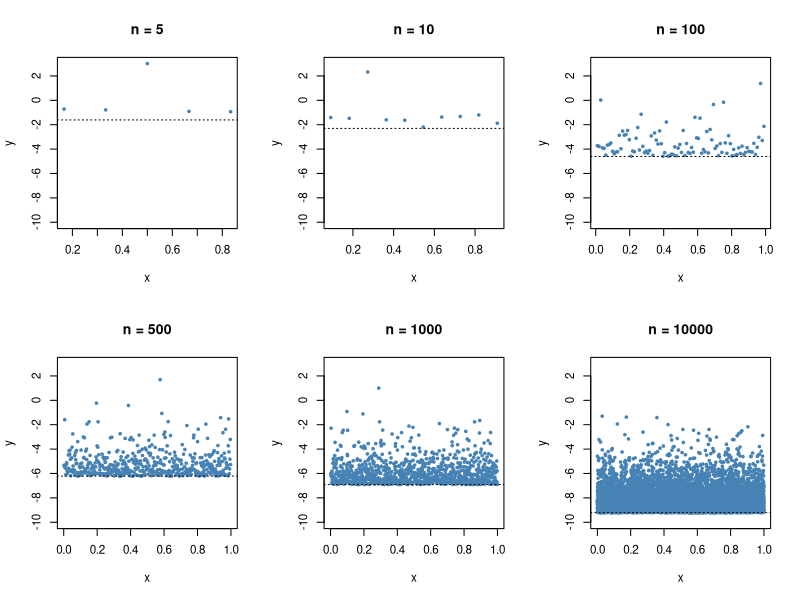

Reproduce this figure in R. (Note: this script raises an error after producing the figure.)
#
# Examples from the Monograph:
# 	"Rmetrics - Financial Engineering and Computational Finance"
#     written by Diethelm Wuertz
#   ISBN to be published
#
# Details:
#   Chapter 5.3
#   Extremes via Point Processes
#
# List of Examples, Exercises and Code Snippets:
#
#	Example: POT Point Process - Figure 5.3.1 
#
#   *** This list is not yet complete ***
#
# Author:
#	(C) 2002-2004, Diethelm Wuertz, GPL
# 	  www.rmetrics.org
# 	  www.itp.phys.ethz.ch
# 	  www.finance.ch
#


################################################################################


### Example: POT Point Process - Figure 5.3.1

	# Plot the point Process p(n) for n = 5, 10, 100, 500, 1000, 
	# 10000 respectivel with the X(i) exponentially distributed

	# Settings:
	par(mfrow = c(2, 3), cex = 0.7)	
	x = seq(-2, 4, length = 200)
	set.seed(671)
	###
	
	# Point Process:
	an = function(n) {1}
  	bn = function(n) {log(n)}
	n = c(5, 10, 100, 500, 1000, 10000)
	titles = c("n = 5", "n = 10", "n = 100", "n = 500", 
		"n = 1000", "n = 10000")
	x = rexp(n[length(n)])
	###

	# Graphs:
	for ( i in 1:length(n) ) {
		plot( (1:n[i])/(n[i]+1), (x[1:n[i]]-bn(n[i]))/an(n[i]),
			xlab = "x", ylab = "y", ylim = c(-10, 3), pch = 19,
			main = titles[i], col = "steelblue", cex = 0.5)
		print(bn(n[i])) 
		abline(h = -bn(n[i]), lty = 3)
	}
	###
	
	
################################################################################		

	




# Example: POT Mean Residual Life Plot

	# Create a mean residual life plot. Include
	# approximate confidence intervals, by default 95%

	# Graph Frame:
 	par(mfrow = c(2, 2), cex = 0.6)
 	BMW.RET = -as.timeSeries(data(bmw.ret))
 	DAX.RET = -as.timeSeries(data(dax.ret))
 	###
 	
	# Mean Residual Life Plot - BMW Data: 
	mrlPlot(-BMW.RET)
	mtext("BMW Losses", line = 0.5, cex = 0.5)
	###
	
	# Mean Residual Life Plot - BMW Data: 
	mrlPlot(-DAX.RET)
	mtext("DAX Losses", line = 0.5, cex = 0.5)
	###
	
	
# ------------------------------------------------------------------------------
	



# Example: POT Parameter Estimation

	#   Estimate the parameters (xi, mu, sigma) for a data vector
	#   x from the point process over a threshold u using the
	#   function ppFit().  
	
	
	# Settings:
 	par(mfrow = c(3, 2), cex = 0.6)
 	data(nyseres)
 	data = nyseres[, 1]

 	
	# NYSE Residuals:
	plot(data, type = "l", ylim = c(-0.22, +0.22), 
		main = "log Returns")
	mtext("NYSE Residuals", line = 0.5, cex = 0.5)
	
		
	# Point Process of Threshold Exceedences:  
	u = 0.02
	y = data[data < -u]
	x = (1:length(data))[data < -u]
	points(x, y, col = 2)
	plot(x, -y-u, type = "h", main = "Peaks over Threshold:")
		
	
	# Point Process Fit:
	fit = gpdFit(x = -data, nextremes = length(x), type = "mle") 
	print(fit)
	summary(fit)

	
	
	
# ------------------------------------------------------------------------------



# Example: POT Parameter Estimation

	#   Estimate the parameters (xi, mu, sigma) for a data vector
	#   x from the point process over a threshold u using the
	#   function ppFit().  

	# Settings:
 	par(mfcol = c(3, 2), cex = 0.6)
 	data(nyseres)
 	data = nyseres[, 1]

 	
	# NYSE Residuals:
	plot(data, type = "l", ylim = c(-0.22, +0.22), main = "log Returns")
		
	
	# Point Process of Threshold Exceedences:  
	u = 0.02
	y = data[data < -u]
	x = (1:length(data))[data < -u]
	points(x, y, col = 5)
		
	
	# Point Process Fit:
	fit = ppFit(x = -data, threshold = u, nobs = 252)
	print(fit)
	summary(fit)


	
	
# ------------------------------------------------------------------------------




